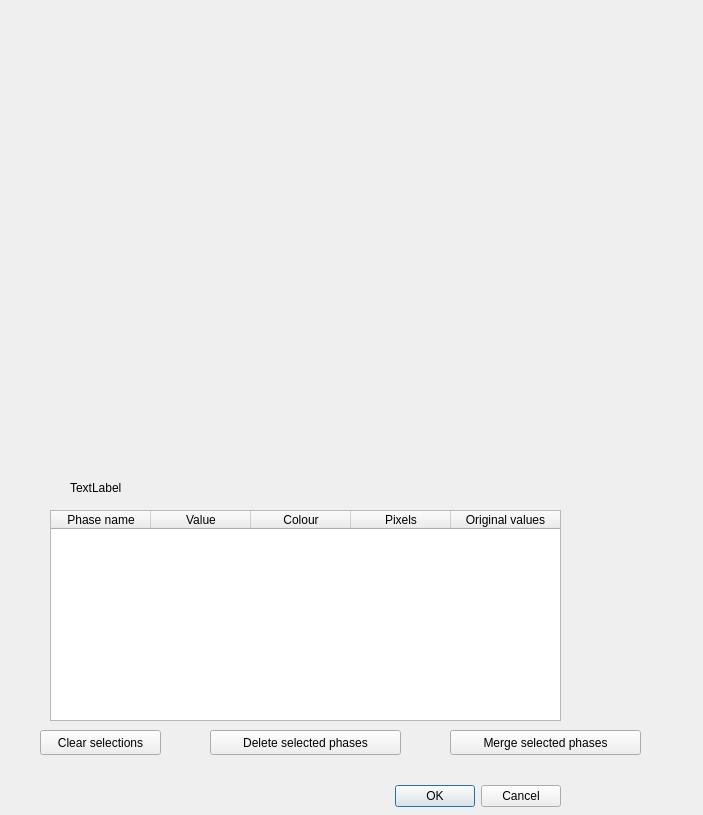
<?xml version="1.0" encoding="UTF-8"?>
<ui version="4.0">
 <class>NewPhaseClusterDialog</class>
 <widget class="QDialog" name="NewPhaseClusterDialog">
  <property name="geometry">
   <rect>
    <x>0</x>
    <y>0</y>
    <width>703</width>
    <height>815</height>
   </rect>
  </property>
  <property name="windowTitle">
   <string>New phase maps from cluster map</string>
  </property>
  <widget class="QDialogButtonBox" name="buttonBox">
   <property name="geometry">
    <rect>
     <x>220</x>
     <y>780</y>
     <width>341</width>
     <height>32</height>
    </rect>
   </property>
   <property name="orientation">
    <enum>Qt::Horizontal</enum>
   </property>
   <property name="standardButtons">
    <set>QDialogButtonBox::Cancel|QDialogButtonBox::Ok</set>
   </property>
  </widget>
  <widget class="MatplotlibWidget" name="matplotlibWidget" native="true">
   <property name="geometry">
    <rect>
     <x>59</x>
     <y>29</y>
     <width>591</width>
     <height>451</height>
    </rect>
   </property>
  </widget>
  <widget class="QTableWidget" name="tableWidget">
   <property name="geometry">
    <rect>
     <x>50</x>
     <y>510</y>
     <width>511</width>
     <height>211</height>
    </rect>
   </property>
   <property name="selectionMode">
    <enum>QAbstractItemView::MultiSelection</enum>
   </property>
   <property name="selectionBehavior">
    <enum>QAbstractItemView::SelectRows</enum>
   </property>
   <property name="showGrid">
    <bool>false</bool>
   </property>
   <attribute name="horizontalHeaderHighlightSections">
    <bool>false</bool>
   </attribute>
   <attribute name="horizontalHeaderStretchLastSection">
    <bool>true</bool>
   </attribute>
   <attribute name="verticalHeaderVisible">
    <bool>false</bool>
   </attribute>
   <column>
    <property name="text">
     <string>Phase name</string>
    </property>
   </column>
   <column>
    <property name="text">
     <string>Value</string>
    </property>
   </column>
   <column>
    <property name="text">
     <string>Colour</string>
    </property>
   </column>
   <column>
    <property name="text">
     <string>Pixels</string>
    </property>
   </column>
   <column>
    <property name="text">
     <string>Original values</string>
    </property>
   </column>
  </widget>
  <widget class="QPushButton" name="clearButton">
   <property name="geometry">
    <rect>
     <x>40</x>
     <y>730</y>
     <width>121</width>
     <height>25</height>
    </rect>
   </property>
   <property name="text">
    <string>Clear selections</string>
   </property>
  </widget>
  <widget class="QPushButton" name="deleteButton">
   <property name="geometry">
    <rect>
     <x>210</x>
     <y>730</y>
     <width>191</width>
     <height>25</height>
    </rect>
   </property>
   <property name="text">
    <string>Delete selected phases</string>
   </property>
  </widget>
  <widget class="QPushButton" name="mergeButton">
   <property name="geometry">
    <rect>
     <x>450</x>
     <y>730</y>
     <width>191</width>
     <height>25</height>
    </rect>
   </property>
   <property name="text">
    <string>Merge selected phases</string>
   </property>
  </widget>
  <widget class="QLabel" name="statusLabel">
   <property name="geometry">
    <rect>
     <x>70</x>
     <y>480</y>
     <width>571</width>
     <height>16</height>
    </rect>
   </property>
   <property name="text">
    <string>TextLabel</string>
   </property>
  </widget>
 </widget>
 <customwidgets>
  <customwidget>
   <class>MatplotlibWidget</class>
   <extends>QWidget</extends>
   <header>.matplotlib_widget</header>
   <container>1</container>
  </customwidget>
 </customwidgets>
 <resources/>
 <connections>
  <connection>
   <sender>buttonBox</sender>
   <signal>accepted()</signal>
   <receiver>NewPhaseClusterDialog</receiver>
   <slot>accept()</slot>
   <hints>
    <hint type="sourcelabel">
     <x>248</x>
     <y>254</y>
    </hint>
    <hint type="destinationlabel">
     <x>157</x>
     <y>274</y>
    </hint>
   </hints>
  </connection>
  <connection>
   <sender>buttonBox</sender>
   <signal>rejected()</signal>
   <receiver>NewPhaseClusterDialog</receiver>
   <slot>reject()</slot>
   <hints>
    <hint type="sourcelabel">
     <x>316</x>
     <y>260</y>
    </hint>
    <hint type="destinationlabel">
     <x>286</x>
     <y>274</y>
    </hint>
   </hints>
  </connection>
 </connections>
</ui>
